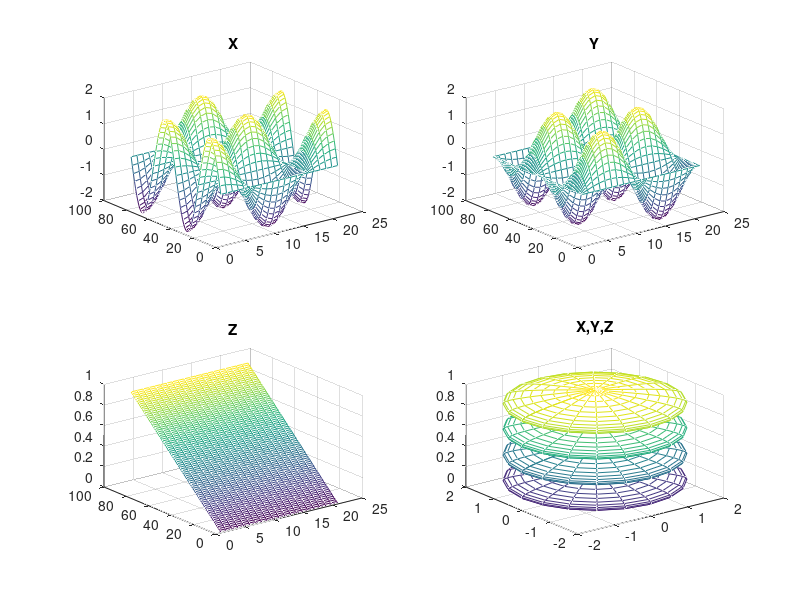

This chart was generated by the following MATLAB code:
t = 0:pi/20:4*pi;
[X,Y,Z] = cylinder(2*sin(t));
subplot(2,2,1); mesh(X); title('X');
subplot(2,2,2); mesh(Y); title('Y');
subplot(2,2,3); mesh(Z); title('Z');
subplot(2,2,4); mesh(X,Y,Z); title('X,Y,Z');